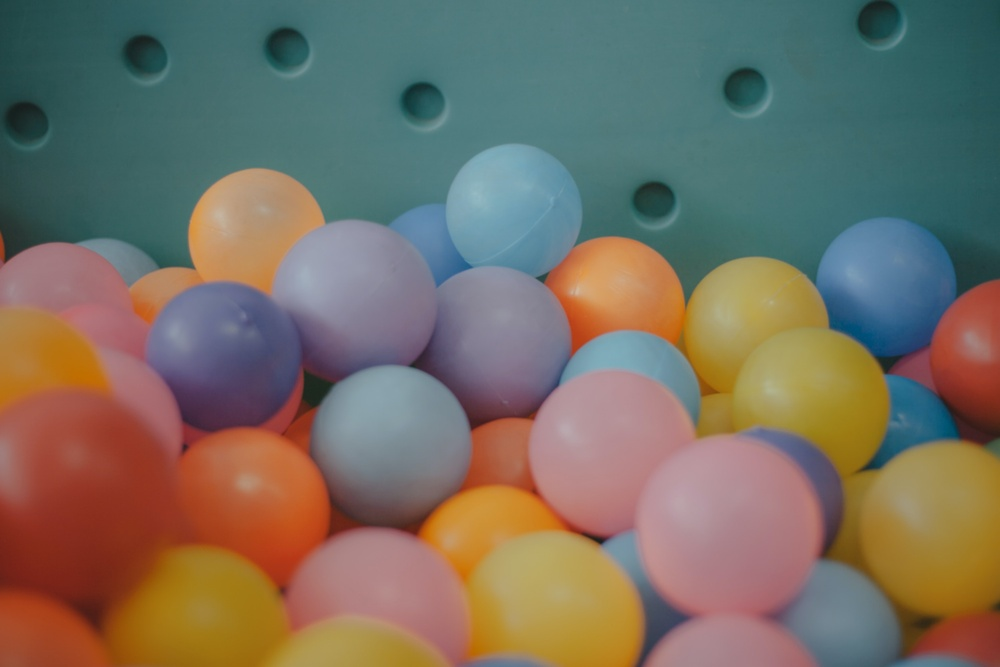
#> input picture Image_Processing/ball.jpg, 1000 x 667 px, shrunk from 2999 x 1999 before the run
$ jupyter execute --allow-errors Image_Processing.ipynb
#> lines starting #> are read from the running program, lines starting #| are printed output that depends on the picture
[cell 1]
#import libraries
from PIL import Image
import numpy as np
from numpy import asarray
from skimage import  io, filters,feature

[cell 2]
#load image
img = Image.open('ball.jpg')
#> img is the input picture: PIL image 1000x667 RGB; mean R, G, B 119, 111, 98

[cell 3]
#analyse image
print(img.size)
#| (1000, 667)
print(img.format)
#| JPEG
print(img.mode)
#| RGB

[cell 4]
#image to numpy array
numpyimg = asarray(img)

print(numpyimg)
#> (printed output is left out)

[cell 5]
#view image
io.imshow(numpyimg)
io.show()

[cell 6]
#rgb to grayscale
from skimage import color
gray= color.rgb2gray(numpyimg)
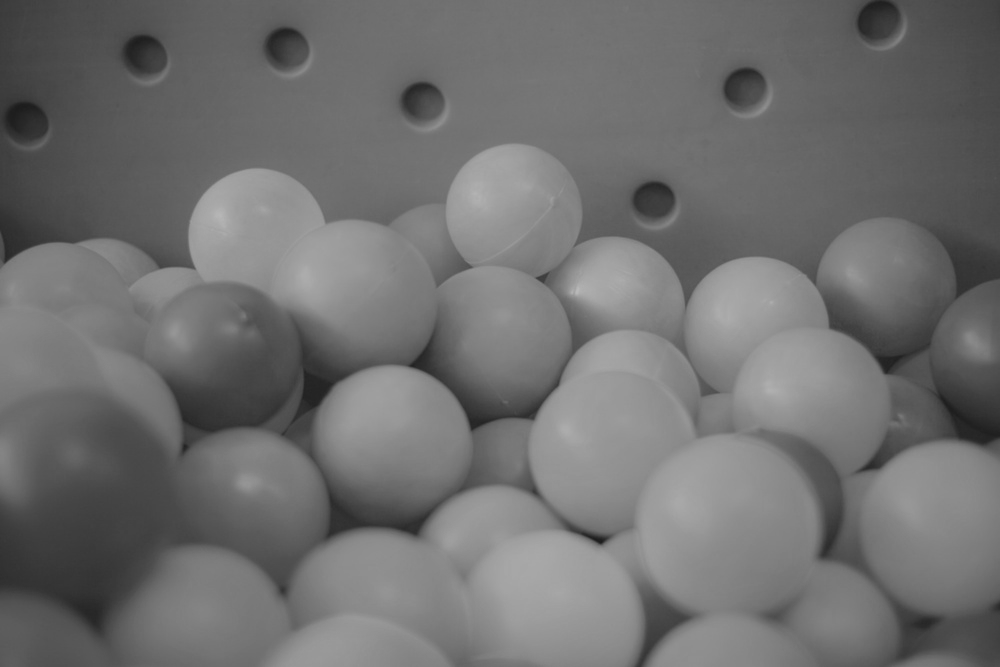
#> gray: shape (667, 1000) float64; min 0.11, max 0.727, mean 0.438
io.imshow(gray)
io.show()

[cell 7]
#Edge detection roberts
edge_roberts = filters.roberts(gray)
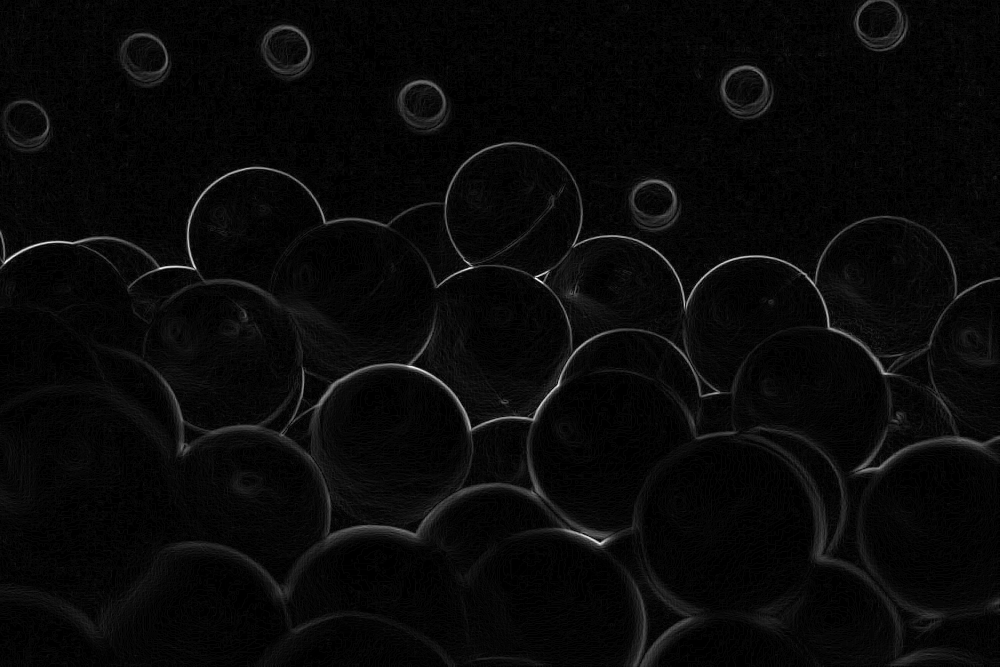
#> edge_roberts: shape (667, 1000) float64; min 0, max 0.141, mean 0.0049; drawn with min black and max white
#> (the rest of this cell did not finish here and is left out)

[cell 8]
#edge detection sobel
edge_sobel = filters.sobel(gray)
io.imshow(edge_sobel)

#> (a cell that did not finish here is left out)

#> (a cell that did not finish here is left out)

[cell 11]
#filter gaussian
filter2=filters.gaussian(numpyimg)
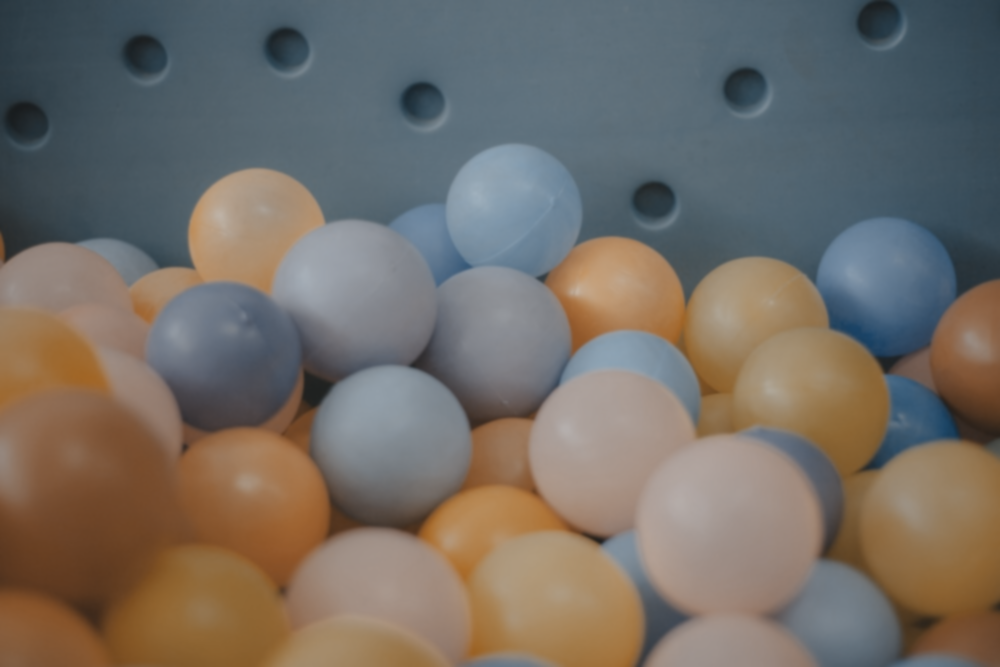
#> filter2: shape (667, 1000, 3) float64; mean R, G, B 0.454, 0.429, 0.402
io.imshow(filter2)
io.show()
